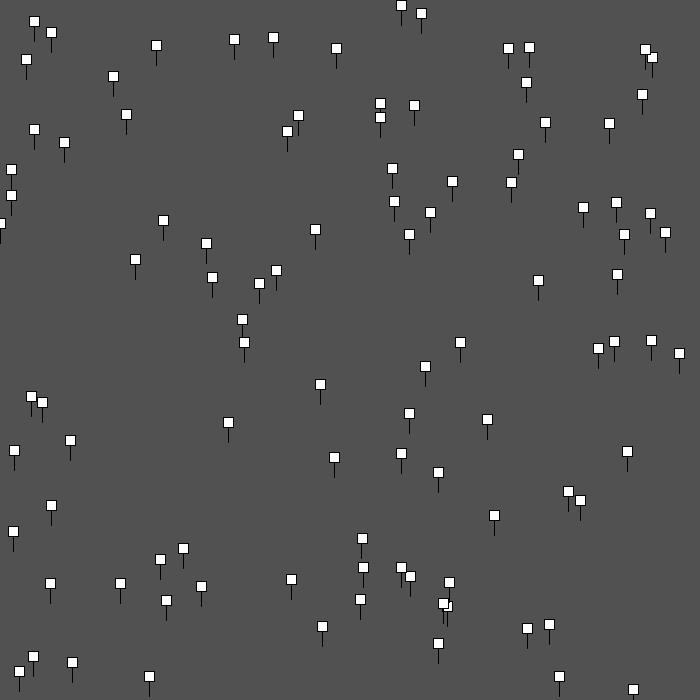
Frame 1 (no input)
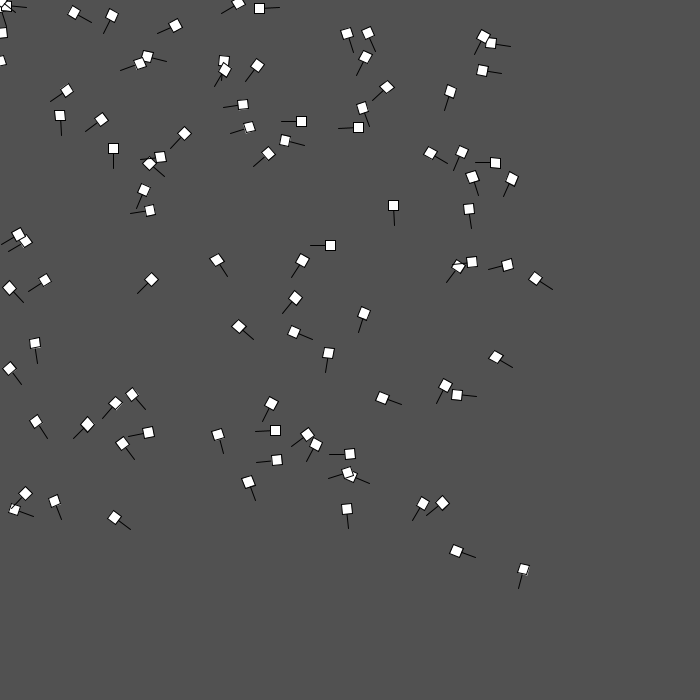
Frame 60 (the mouse pressed at the canvas centre just before this capture)
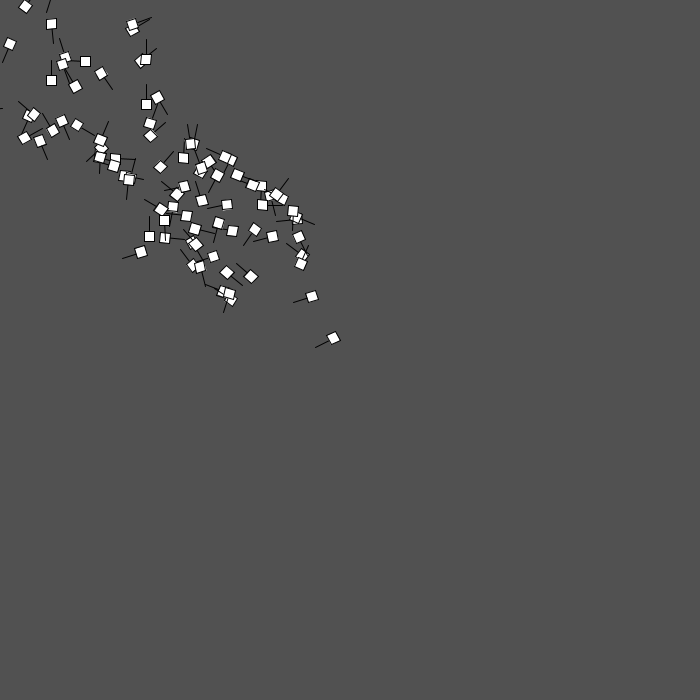
Frame 120 (the mouse held since frame 60 and released just before this capture)

The Processing sketch that drew these frames (run headless with seeded random() and noise(); from frame 60 on, the mouse is pressed at the canvas centre):

// Processing sketch: Main
// ── Main.pde
ArrayList<Particle> particles = new ArrayList<Particle>();

void setup(){
  size(700,700);
  for(int i = 0; i < 100;i++){
    particles.add(new Particle(random(width),random(height),10,10));
  }
}

void draw(){
  background(81);
  for(int i = 0;i < particles.size();i++){
    particles.get(i).render();
    particles.get(i).update();
    println(particles.get(i).aVel);
  }
}
// ── Particle.pde
public class Particle{
  PVector pos;
  PVector vel = new PVector(0,0);
  PVector acc = new PVector(0,0);
  float angle;
  float aAcc = random(-0.001,0.001);
  float aVel = 0;
  float dx;
  float dy;
  float rapp;
  float angleMouse;
  float h;
  float w;
  
  public Particle(float x,float y,float h,float w){
    pos = new PVector(x,y);
    this.h = h;
    this.w = w;
  }
  
  public void update(){
    calcAngleMouse();
    PVector mouse = new PVector(mouseX,mouseY);
    this.angle += this.aVel;
    this.aVel += this.aAcc;
    pos.add(vel);
    vel.add(acc);
    mouse.sub(pos);
    mouse.setMag(0.1);
    this.acc = mouse;
    this.vel.limit(5);
    if(this.aVel >= random(0.2,0.5)){
      this.aVel -= 0.1;
    }
  }
  
  public void calcAngleMouse(){
    dx = mouseX - pos.x;
    dy = mouseY - pos.y;
    rapp = dy/dx;
    angleMouse = atan(rapp);
  }
  
  public void render(){
    pushMatrix();
    rectMode(CENTER);
    translate(this.pos.x,this.pos.y);
    rotate(this.angle);
    //rotate(this.angleMouse);
    line(0,0,0,20);
    rect(0,0,this.w,this.h);
    popMatrix();
  }
}
